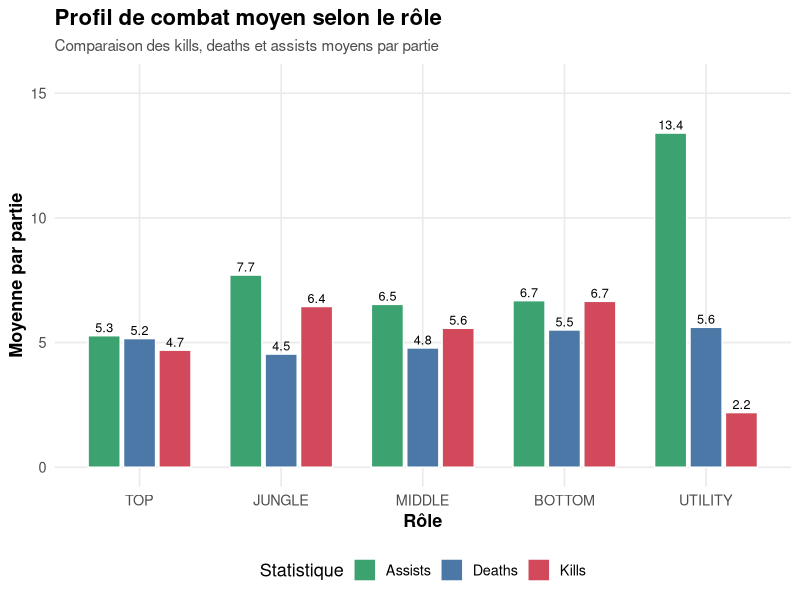
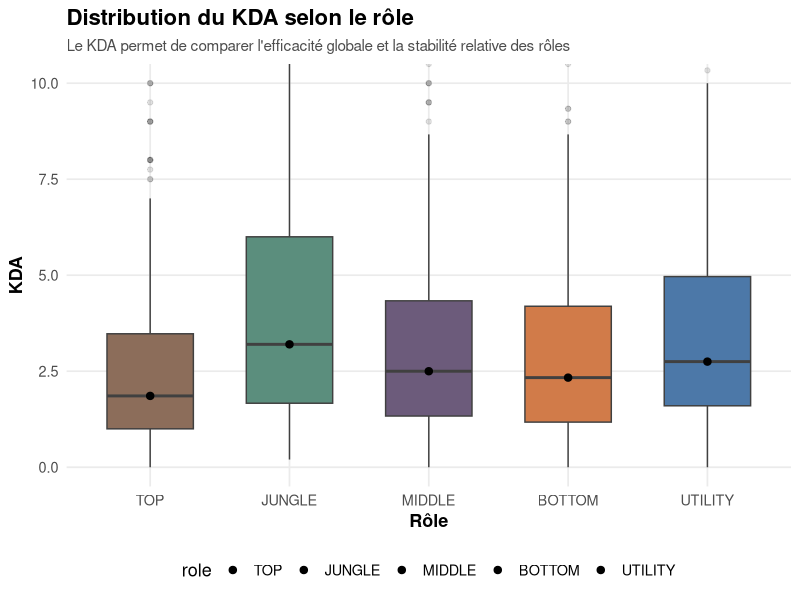
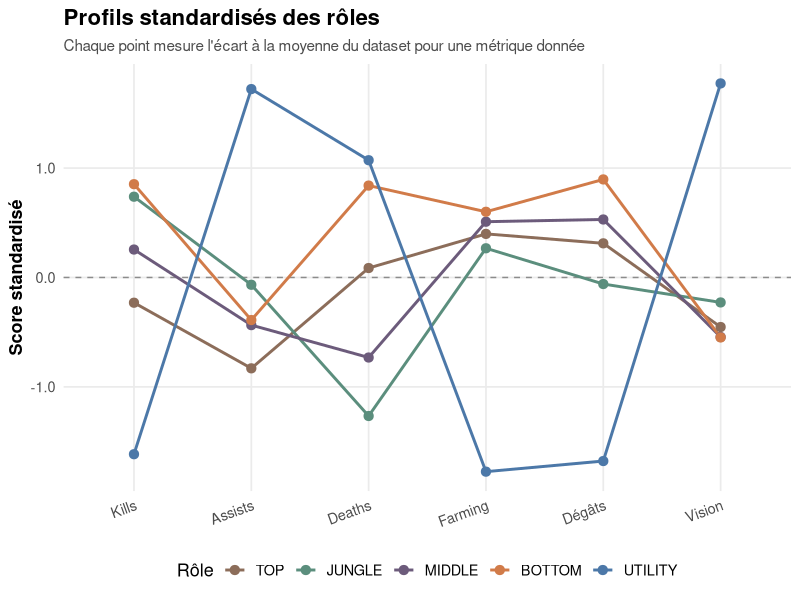

The R source for these figures, in order:
## ---- chunk 1
library(dplyr)
library(ggplot2)
library(readr)
library(tidyr)
library(scales)

knitr::opts_chunk$set(echo = TRUE, warning = FALSE, message = FALSE)

df_ranked <- read_delim(
  "../../data/lol_ranked_dataset.csv",
  delim = ";",
  locale = locale(decimal_mark = ","),
  show_col_types = FALSE
) %>%
  mutate(
    role = factor(role, levels = c("TOP", "JUNGLE", "MIDDLE", "BOTTOM", "UTILITY"))
  )

theme_set(
  theme_minimal(base_size = 13) +
    theme(
      plot.title = element_text(face = "bold", size = 16),
      plot.subtitle = element_text(size = 11, color = "gray30"),
      axis.title = element_text(face = "bold"),
      strip.text = element_text(face = "bold"),
      panel.grid.minor = element_blank(),
      legend.position = "bottom"
    )
)
## ---- chunk 2
combat_role <- df_ranked %>%
  group_by(role) %>%
  summarise(
    kills = mean(kills, na.rm = TRUE),
    deaths = mean(deaths, na.rm = TRUE),
    assists = mean(assists, na.rm = TRUE),
    .groups = "drop"
  ) %>%
  pivot_longer(
    cols = c(kills, deaths, assists),
    names_to = "statistique",
    values_to = "moyenne"
  )

ggplot(combat_role, aes(x = role, y = moyenne, fill = statistique)) +
  geom_col(position = position_dodge(width = 0.75), width = 0.68, color = "white") +
  geom_text(
    aes(label = round(moyenne, 1)),
    position = position_dodge(width = 0.75),
    vjust = -0.35,
    size = 3.2
  ) +
  labs(
    title = "Profil de combat moyen selon le rôle",
    subtitle = "Comparaison des kills, deaths et assists moyens par partie",
    x = "Rôle",
    y = "Moyenne par partie",
    fill = "Statistique"
  ) +
  scale_fill_manual(
    values = c(
      "kills" = "#D1495B",
      "deaths" = "#4C78A8",
      "assists" = "#3CA370"
    ),
    labels = c("kills" = "Kills", "deaths" = "Deaths", "assists" = "Assists")
  ) +
  expand_limits(y = max(combat_role$moyenne) + 2)
## ---- chunk 3
ggplot(df_ranked, aes(x = role, y = kda, fill = role)) +
  geom_boxplot(outlier.alpha = 0.15, show.legend = FALSE, width = 0.62, color = "gray25") +
  stat_summary(fun = median, geom = "point", size = 2.2, color = "black") +
  coord_cartesian(ylim = c(0, 10)) +
  labs(
    title = "Distribution du KDA selon le rôle",
    subtitle = "Le KDA permet de comparer l'efficacité globale et la stabilité relative des rôles",
    x = "Rôle",
    y = "KDA"
  ) +
  scale_fill_manual(
    values = c(
      "TOP" = "#8C6D5A",
      "JUNGLE" = "#5B8E7D",
      "MIDDLE" = "#6C5B7B",
      "BOTTOM" = "#D17B49",
      "UTILITY" = "#4C78A8"
    )
  )
## ---- chunk 4
profil_roles <- df_ranked %>%
  group_by(role) %>%
  summarise(
    kills = mean(kills, na.rm = TRUE),
    assists = mean(assists, na.rm = TRUE),
    deaths = mean(deaths, na.rm = TRUE),
    cs = mean(cs, na.rm = TRUE),
    damage = mean(damage, na.rm = TRUE),
    vision = mean(vision, na.rm = TRUE),
    .groups = "drop"
  ) %>%
  pivot_longer(
    cols = c(kills, assists, deaths, cs, damage, vision),
    names_to = "indicateur",
    values_to = "valeur_reelle"
  ) %>%
  mutate(
    indicateur = recode(
      indicateur,
      kills = "Kills",
      assists = "Assists",
      deaths = "Deaths",
      cs = "Farming",
      damage = "Dégâts",
      vision = "Vision"
    )
  ) %>%
  group_by(indicateur) %>%
  mutate(
    score_standardise = as.numeric(scale(valeur_reelle))
  ) %>%
  ungroup() %>%
  mutate(
    role = factor(role, levels = c("TOP", "JUNGLE", "MIDDLE", "BOTTOM", "UTILITY")),
    indicateur = factor(
      indicateur,
      levels = c("Kills", "Assists", "Deaths", "Farming", "Dégâts", "Vision")
    )
  )

ggplot(profil_roles, aes(x = indicateur, y = score_standardise, group = role, color = role)) +
  geom_hline(yintercept = 0, linetype = "dashed", color = "gray55", linewidth = 0.5) +
  geom_line(linewidth = 1) +
  geom_point(size = 2.8) +
  scale_color_manual(
    values = c(
      "TOP" = "#8C6D5A",
      "JUNGLE" = "#5B8E7D",
      "MIDDLE" = "#6C5B7B",
      "BOTTOM" = "#D17B49",
      "UTILITY" = "#4C78A8"
    )
  ) +
  scale_y_continuous(labels = label_number(accuracy = 0.1)) +
  labs(
    title = "Profils standardisés des rôles",
    subtitle = "Chaque point mesure l'écart à la moyenne du dataset pour une métrique donnée",
    x = NULL,
    y = "Score standardisé",
    color = "Rôle"
  ) +
  theme(
    axis.text.x = element_text(angle = 20, hjust = 1)
  ) +
  guides(
    color = guide_legend(nrow = 1)
  )
